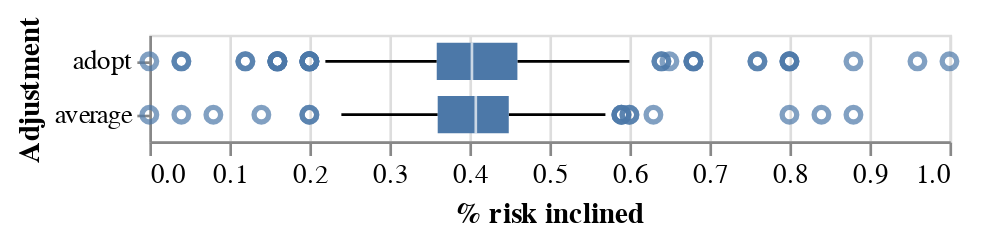

This figure's notebook cell:
### Code cell
import altair as alt

alt.Chart(df_riskadjust).mark_boxplot().encode(
    x=alt.X('pct_risk_inclined', title='% risk inclined'), y=alt.Y('risk_adjustment', title="Adjustment"))

### Figure 1 — Vega-Lite specification as saved in the notebook (floating-point values rounded to 4 significant figures; data arrays with more than 128 entries replaced by an {"elided": "..."} marker saying what was removed)
{"config": {"view": {"continuousWidth": 300, "continuousHeight": 300}}, "data": {"name": "data-7cc60074731afac20e345aaf0b47724c"}, "mark": {"type": "boxplot"}, "encoding": {"x": {"field": "pct_risk_inclined", "title": "% risk inclined", "type": "quantitative"}, "y": {"field": "risk_adjustment", "title": "Adjustment", "type": "nominal"}}, "$schema": "https://vega.github.io/schema/vega-lite/v5.20.1.json", "datasets": {"data-7cc60074731afac20e345aaf0b47724c": {"elided": "481 records"}}}
